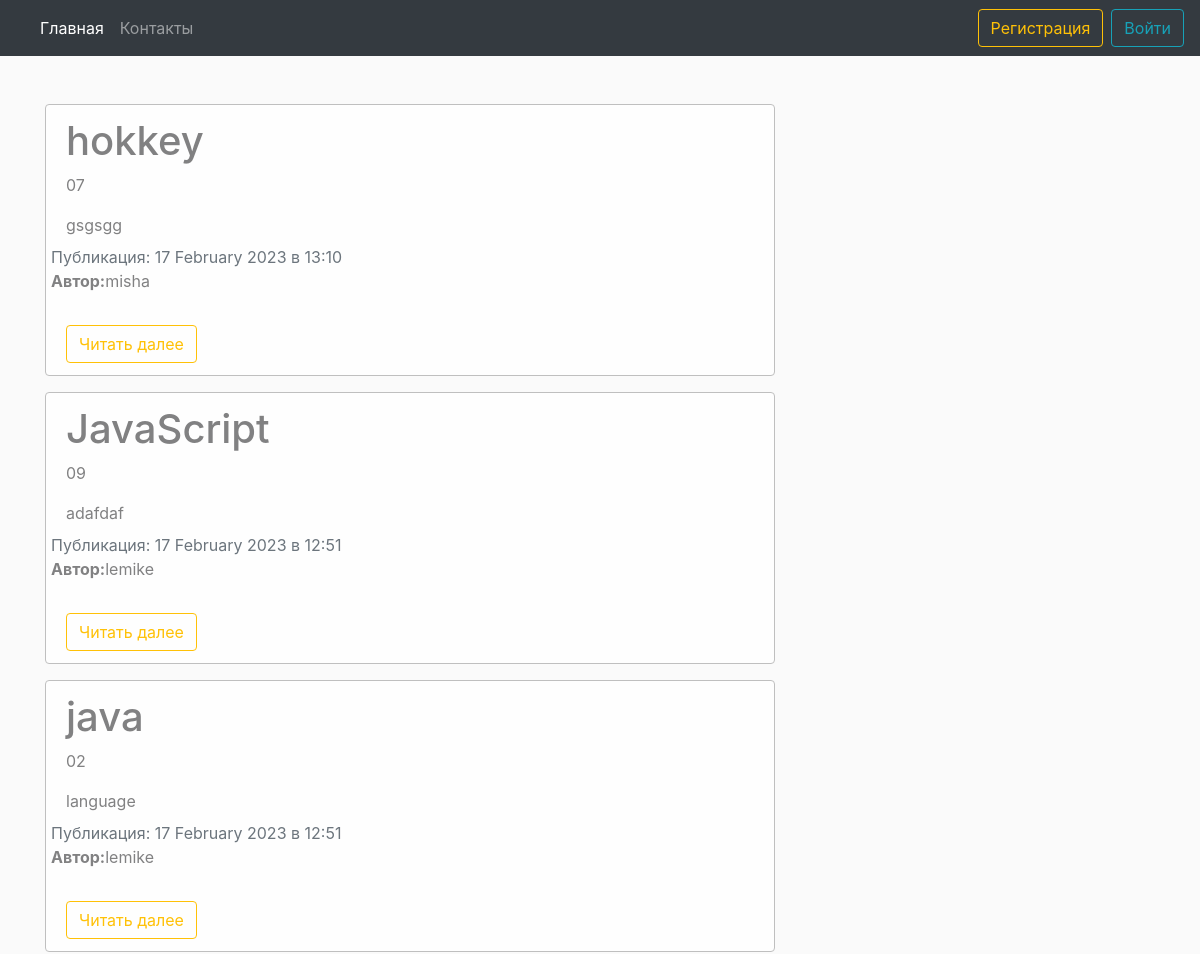
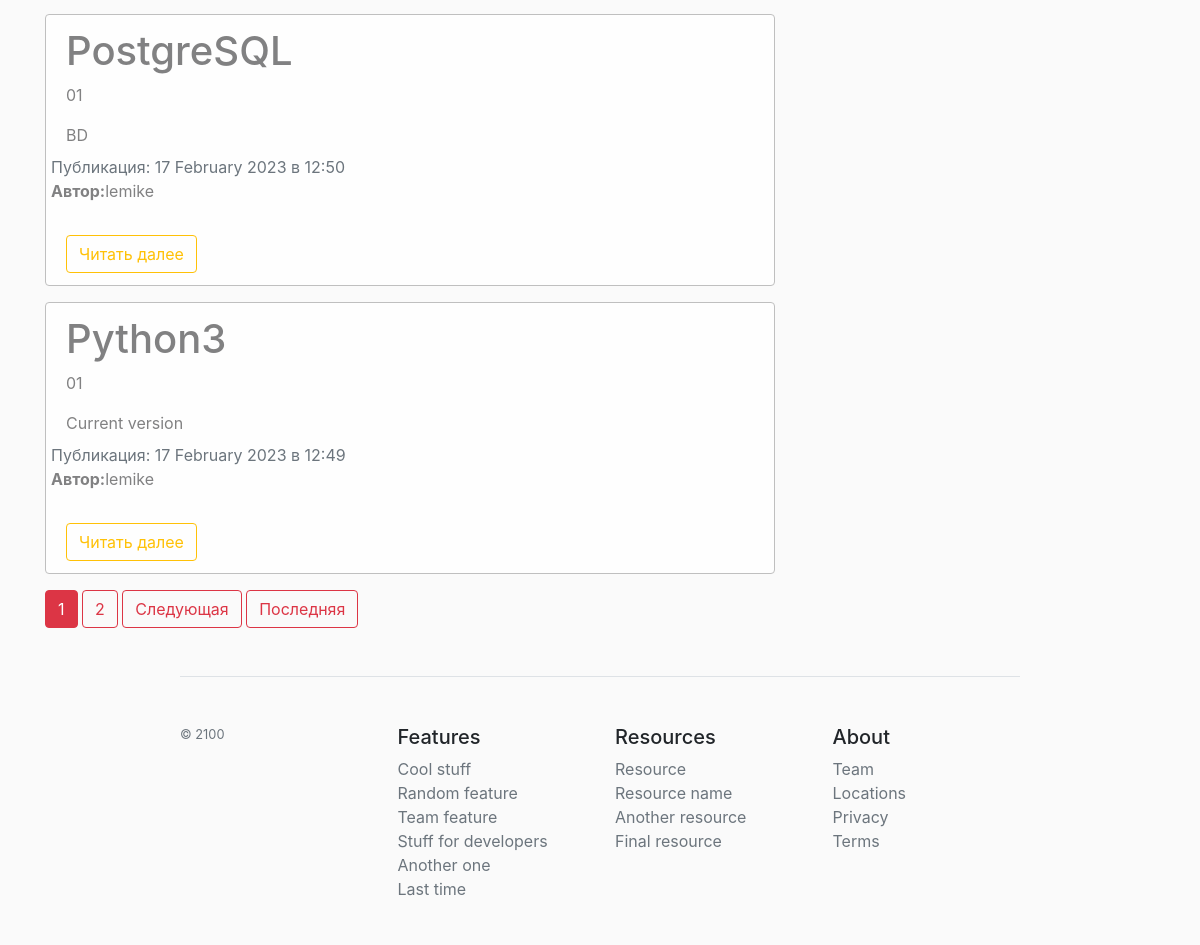
/main/, run on the app's committed database (2 pictures, top to bottom).
### main/models.py (models this page shows, shortened)
class Post(models.Model):
    TYPES = (
        ('01', 'Танки'),
        ('02', 'Хилы'),
        ('03', 'ДД'),
        ('04', 'Торговцы'),
        ('05', 'Гилдмастеры'),
        ('06', 'Квестгиверы'),
        ('07', 'Кузнецы'),
        ('08', 'Кожевники'),
        ('09', 'Зельевары'),
        ('10', 'Мастера заклинаний')
    )
    author = models.ForeignKey(User, on_delete=models.CASCADE)
    date = models.DateTimeField(auto_now_add=True)
    category = models.CharField(max_length=2, choices=TYPES, default='01')
    title = models.CharField(max_length=200)
    content = RichTextUploadingField(blank=True, null=True)

### main/views.py (the view)
# urls.py: path('', views.ShowPostView.as_view(), name='home'),
class ShowPostView(ListView):
    model = Post
    template_name = 'main/all-post.html'
    context_object_name = 'news'
    ordering = ['-date']
    paginate_by = 5
    def get_context_data(self, **kwards):
        ctx = super(ShowPostView, self).get_context_data(**kwards)
        ctx['title'] = 'Главная страница сайта'
        return ctx

### main/templates/main/all-post.html (shortened to what this page needs)
{% extends 'main/base.html' %}
{% block content %}
  {% for post in news %}
    <div class="alert alert-light">
      <h1>{{ post.title }}</h1>
        <p>{{ post.category }}</p>
        {{ post.content }}
      <div class="row">
        <div class="mt-2">
          <span class="text-muted">Публикация: {{ post.date|date:"d E Y в H:i" }}</span>
          <p><b>Автор:</b>{{ post.author }}</p>
        </div>
      </div>
      <a href="{% url 'post-detail' post.id %}" class="btn btn-outline-warning mt-3">Читать далее</a>
    </div>
  {% endfor %}
  {% if is_paginated %}
    {% for num in page_obj.paginator.page_range %}
      {% if num == page_obj.number %}
        <button class="btn btn-danger">{{ num }}</button>
      {% elif num > page_obj.number|add:'-3' and num < page_obj.number|add:'3' %}
        <a href="?page={{ num }}" class="btn btn-outline-danger">{{ num }}</a>
      {% endif %}
    {% endfor %}
    {% if page_obj.has_next %}
      <a href="?page={{ page_obj.next_page_number }}" class="btn btn-outline-danger">Следующая</a>
      <a href="?page={{ page_obj.paginator.num_pages }}" class="btn btn-outline-danger">Последняя</a>
    {% endif %}
  {% endif %}
{% endblock %}

### main/templates/main/base.html (shortened to what this page needs)
{% load static %}
<!DOCTYPE html>
<html lang="ru">
<head>
  <link rel="stylesheet" href="https://stackpath.bootstrapcdn.com/bootstrap/4.5.0/css/bootstrap.min.css">
  <link rel="stylesheet" href="{% static 'main/main.css' %}">
</head>
<body>
  <nav class="navbar navbar-expand-lg navbar-dark bg-dark">
    <div class="collapse navbar-collapse" id="navbarsExample09">
      <ul class="navbar-nav mr-auto">
        <li class="nav-item active">
          <a class="nav-link" href="{% url 'home' %}">Главная</a>
        </li>
        <li class="nav-item">
          <a class="nav-link" href="#">Контакты</a>
        </li>
      </ul>
      {% if not user.is_authenticated %}
      <a href="{% url 'reg' %}">
        <button class="btn btn-outline-warning">Регистрация</button>
      </a>
      <a href="{% url 'user' %}" class="ml-2">
        <button class="btn btn-outline-info">Войти</button>
      </a>
      {% endif %}
    </div>
  </nav>
  <div class="container mt-5">
    <div class="row">
      <div class="col-md-8">
        {% block content %}
        {% endblock %}
      </div>
    </div>
  </div>
  <footer class="pt-4 my-md-5 pt-md-5 border-top">
    <div class="row">
      <div class="col-12 col-md">
        <small class="d-block mb-3 text-muted">© 2100</small>
      </div>
      <div class="col-6 col-md">
        <h5>Features</h5>
        <ul class="list-unstyled text-small">
          <li><a class="text-muted" href="#">Cool stuff</a></li>
          <li><a class="text-muted" href="#">Random feature</a></li>
          <li><a class="text-muted" href="#">Team feature</a></li>
          <li><a class="text-muted" href="#">Stuff for developers</a></li>
          <li><a class="text-muted" href="#">Another one</a></li>
          <li><a class="text-muted" href="#">Last time</a></li>
        </ul>
      </div>
      <div class="col-6 col-md">
        <h5>Resources</h5>
        <ul class="list-unstyled text-small">
          <li><a class="text-muted" href="#">Resource</a></li>
          <li><a class="text-muted" href="#">Resource name</a></li>
          <li><a class="text-muted" href="#">Another resource</a></li>
          <li><a class="text-muted" href="#">Final resource</a></li>
        </ul>
      </div>
      <div class="col-6 col-md">
        <h5>About</h5>
        <ul class="list-unstyled text-small">
          <li><a class="text-muted" href="#">Team</a></li>
          <li><a class="text-muted" href="#">Locations</a></li>
          <li><a class="text-muted" href="#">Privacy</a></li>
          <li><a class="text-muted" href="#">Terms</a></li>
        </ul>
      </div>
    </div>
  </footer>
</body>
</html>

### main/static/main/main.css (style rules this page uses)
body { background: #fafafa; }
.alert-light { border-color: #bfbfbf; }
footer { width: 70%; margin-left: 15%; }

### data on the page
Post: title "hokkey", category "07", content "gsgsgg", date "17 February 2023 в 13:10", author "misha"
Post: title "JavaScript", category "09", content "adafdaf", date "17 February 2023 в 12:51", author "lemike"
Post: title "java", category "02", content "language", date "17 February 2023 в 12:51", author "lemike"
Post: title "PostgreSQL", category "01", content "BD", date "17 February 2023 в 12:50", author "lemike"
Post: title "Python3", category "01", content "Current version", date "17 February 2023 в 12:49", author "lemike"

### other printed values
{{ num }} "1"
{{ num }} "2"
